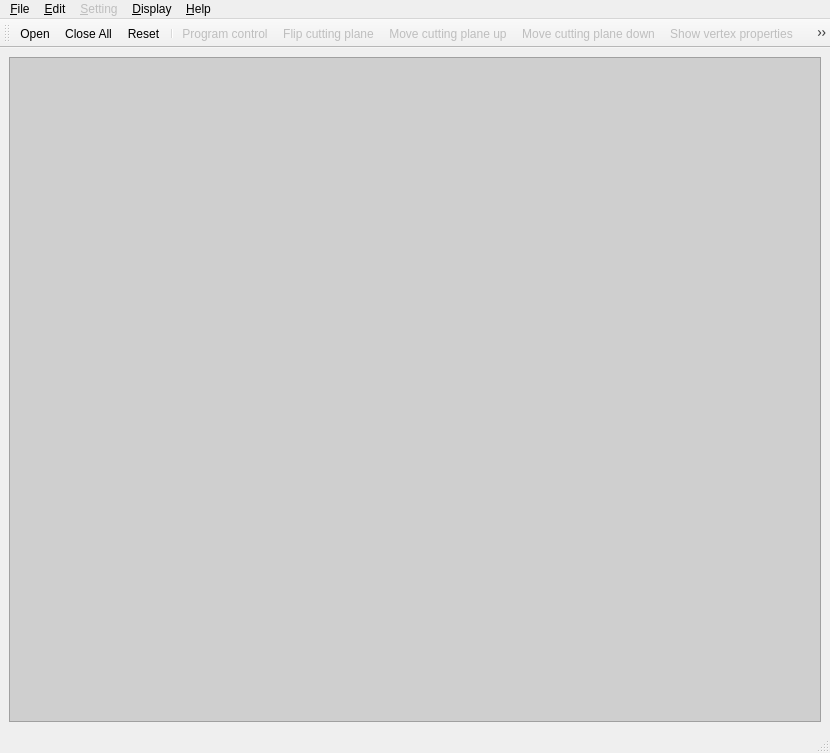
<?xml version="1.0" encoding="UTF-8"?>
<ui version="4.0">
 <class>MainWindow</class>
 <widget class="QMainWindow" name="MainWindow">
  <property name="geometry">
   <rect>
    <x>0</x>
    <y>0</y>
    <width>830</width>
    <height>753</height>
   </rect>
  </property>
  <property name="sizePolicy">
   <sizepolicy hsizetype="Preferred" vsizetype="Expanding">
    <horstretch>0</horstretch>
    <verstretch>0</verstretch>
   </sizepolicy>
  </property>
  <property name="windowTitle">
   <string>MainWindow</string>
  </property>
  <property name="styleSheet">
   <string notr="true"/>
  </property>
  <widget class="QWidget" name="centralwidget">
   <property name="sizePolicy">
    <sizepolicy hsizetype="Expanding" vsizetype="Expanding">
     <horstretch>0</horstretch>
     <verstretch>0</verstretch>
    </sizepolicy>
   </property>
   <layout class="QHBoxLayout" name="horizontalLayout">
    <item>
     <widget class="SW::GLViewer" name="gv">
      <property name="styleSheet">
       <string notr="true">QFrame{
background:rgb(207, 207, 207)
}</string>
      </property>
      <property name="frameShape">
       <enum>QFrame::StyledPanel</enum>
      </property>
      <property name="frameShadow">
       <enum>QFrame::Raised</enum>
      </property>
     </widget>
    </item>
   </layout>
  </widget>
  <widget class="QMenuBar" name="menubar">
   <property name="geometry">
    <rect>
     <x>0</x>
     <y>0</y>
     <width>830</width>
     <height>25</height>
    </rect>
   </property>
   <widget class="QMenu" name="fileMenu">
    <property name="title">
     <string>&amp;File</string>
    </property>
    <addaction name="actionOpen"/>
    <addaction name="separator"/>
    <addaction name="actionCloseAll"/>
   </widget>
   <widget class="QMenu" name="editMenu">
    <property name="title">
     <string>&amp;Edit</string>
    </property>
    <addaction name="actionLaplacianDeformation"/>
    <addaction name="actionToothSegmentations"/>
    <addaction name="actionBooleanOperation"/>
    <addaction name="separator"/>
    <addaction name="actionIntersection"/>
    <addaction name="actionDifference"/>
    <addaction name="actionUnion_2"/>
    <addaction name="separator"/>
    <addaction name="actionSelectPoints"/>
    <addaction name="actionDoDeformation"/>
   </widget>
   <widget class="QMenu" name="settingMenu">
    <property name="enabled">
     <bool>false</bool>
    </property>
    <property name="title">
     <string>&amp;Setting</string>
    </property>
   </widget>
   <widget class="QMenu" name="displayMenu">
    <property name="title">
     <string>&amp;Display</string>
    </property>
    <addaction name="actionDisplayVertices"/>
    <addaction name="actionDisplayWireFrame"/>
    <addaction name="actionDisplayFlatLine"/>
   </widget>
   <widget class="QMenu" name="helpMenu">
    <property name="title">
     <string>&amp;Help</string>
    </property>
    <addaction name="actionToothSegmentationTour"/>
   </widget>
   <addaction name="fileMenu"/>
   <addaction name="editMenu"/>
   <addaction name="settingMenu"/>
   <addaction name="displayMenu"/>
   <addaction name="helpMenu"/>
  </widget>
  <widget class="QStatusBar" name="statusbar"/>
  <widget class="QToolBar" name="toolBar">
   <property name="enabled">
    <bool>true</bool>
   </property>
   <property name="windowTitle">
    <string>toolBar</string>
   </property>
   <property name="statusTip">
    <string/>
   </property>
   <property name="styleSheet">
    <string notr="true">QMainWindow{
background: rgb(95, 95, 95);
}</string>
   </property>
   <attribute name="toolBarArea">
    <enum>TopToolBarArea</enum>
   </attribute>
   <attribute name="toolBarBreak">
    <bool>false</bool>
   </attribute>
   <addaction name="actionOpen"/>
   <addaction name="actionCloseAll"/>
   <addaction name="actionReset"/>
   <addaction name="separator"/>
   <addaction name="actionToothSegmentationProgramControl"/>
   <addaction name="actionToothSegmentationAutomaticCuttingOfGingivaFlipCuttingPlane"/>
   <addaction name="actionToothSegmentationAutomaticCuttingOfGingivaMoveCuttingPlaneUp"/>
   <addaction name="actionToothSegmentationAutomaticCuttingOfGingivaMoveCuttingPlaneDown"/>
   <addaction name="actionToothSegmentationManuallyShowVertexProperties"/>
   <addaction name="actionToothSegmentationManuallyAddBoundaryVertex"/>
   <addaction name="actionToothSegmentationManuallyDeleteBoundaryVertex"/>
   <addaction name="actionToothSegmentationManuallyDeleteErrorToothRegion"/>
   <addaction name="actionToothSegmentationManuallyDeleteErrorContourSection"/>
   <addaction name="separator"/>
   <addaction name="actionIntersection"/>
   <addaction name="actionUnion_2"/>
   <addaction name="actionDifference"/>
   <addaction name="separator"/>
   <addaction name="actionSelectPoints"/>
   <addaction name="actionDoDeformation"/>
  </widget>
  <action name="fileOpenAction">
   <property name="icon">
    <iconset resource="../resource/ToothSegmentation.qrc">
     <normaloff>:/toolbar/ToothSegmentation/image/ccOpen.png</normaloff>:/toolbar/ToothSegmentation/image/ccOpen.png</iconset>
   </property>
   <property name="text">
    <string>Load Point Cloud From PLY</string>
   </property>
   <property name="toolTip">
    <string>Open a PLY file to Load point cloud.</string>
   </property>
   <property name="statusTip">
    <string>Load point cloud from PLY file</string>
   </property>
   <property name="shortcut">
    <string>Ctrl+O</string>
   </property>
  </action>
  <action name="fileSaveAction">
   <property name="icon">
    <iconset>
     <normaloff>:/filesave</normaloff>:/filesave</iconset>
   </property>
   <property name="text">
    <string>Save</string>
   </property>
   <property name="toolTip">
    <string>Save a PLY file</string>
   </property>
   <property name="statusTip">
    <string>Save the current point cloud in the scene.</string>
   </property>
   <property name="shortcut">
    <string>Shift+S</string>
   </property>
  </action>
  <action name="fileSaveAsAction">
   <property name="text">
    <string>Save As</string>
   </property>
  </action>
  <action name="exitAction">
   <property name="text">
    <string>Exit</string>
   </property>
   <property name="shortcut">
    <string>Ctrl+Q</string>
   </property>
  </action>
  <action name="selectPointsAction">
   <property name="checkable">
    <bool>true</bool>
   </property>
   <property name="icon">
    <iconset>
     <normaloff>:/pointsSlection.png</normaloff>:/pointsSlection.png</iconset>
   </property>
   <property name="text">
    <string>Select Points</string>
   </property>
   <property name="statusTip">
    <string>Start selecting points by press the left button and draw a rectangle.</string>
   </property>
   <property name="shortcut">
    <string>Ctrl+Shift+S</string>
   </property>
  </action>
  <action name="setBackGroundAction">
   <property name="text">
    <string>BackGround Color</string>
   </property>
   <property name="toolTip">
    <string>set BackGround Color</string>
   </property>
  </action>
  <action name="helpAboutAction">
   <property name="text">
    <string>About</string>
   </property>
  </action>
  <action name="resetAction">
   <property name="text">
    <string>Reset</string>
   </property>
  </action>
  <action name="extractPlaneBoundaryAction">
   <property name="checkable">
    <bool>true</bool>
   </property>
   <property name="icon">
    <iconset>
     <normaloff>:/boundaryExtraction.png</normaloff>:/boundaryExtraction.png</iconset>
   </property>
   <property name="text">
    <string>Extract Boundary</string>
   </property>
   <property name="statusTip">
    <string>Extract </string>
   </property>
  </action>
  <action name="displayAllPlanesAction">
   <property name="icon">
    <iconset>
     <normaloff>:/showALLPlanes.png</normaloff>:/showALLPlanes.png</iconset>
   </property>
   <property name="text">
    <string>Display All Planes Points</string>
   </property>
   <property name="statusTip">
    <string>Display all the planes.</string>
   </property>
  </action>
  <action name="displaySinglePlaneAction">
   <property name="icon">
    <iconset>
     <normaloff>:/showSinglePlane.png</normaloff>:/showSinglePlane.png</iconset>
   </property>
   <property name="text">
    <string>Display Single Plane Points</string>
   </property>
   <property name="statusTip">
    <string>Display single plane.</string>
   </property>
  </action>
  <action name="displayAllPolygonsAction">
   <property name="icon">
    <iconset>
     <normaloff>:/showAllPolygons.png</normaloff>:/showAllPolygons.png</iconset>
   </property>
   <property name="text">
    <string>Display All Polygons</string>
   </property>
   <property name="statusTip">
    <string>Display all Polygons.</string>
   </property>
  </action>
  <action name="displaySinglePolygonAction">
   <property name="icon">
    <iconset>
     <normaloff>:/showSinglePolygon.png</normaloff>:/showSinglePolygon.png</iconset>
   </property>
   <property name="text">
    <string>Display  Single Polygon</string>
   </property>
  </action>
  <action name="displayPointCloudAction">
   <property name="checkable">
    <bool>true</bool>
   </property>
   <property name="checked">
    <bool>true</bool>
   </property>
   <property name="icon">
    <iconset>
     <normaloff>:/MeshLive1.xpm</normaloff>:/MeshLive1.xpm</iconset>
   </property>
   <property name="text">
    <string>Display Point Cloud</string>
   </property>
  </action>
  <action name="exportOFFFileAction">
   <property name="text">
    <string>Export OFF File</string>
   </property>
   <property name="statusTip">
    <string>Not implemented!</string>
   </property>
  </action>
  <action name="delaunary_TriangulationAction">
   <property name="icon">
    <iconset>
     <normaloff>:/flat.png</normaloff>:/flat.png</iconset>
   </property>
   <property name="text">
    <string>Delaunary Triangulation</string>
   </property>
  </action>
  <action name="displayDelaunaryTriangulationAction">
   <property name="checkable">
    <bool>true</bool>
   </property>
   <property name="checked">
    <bool>false</bool>
   </property>
   <property name="icon">
    <iconset>
     <normaloff>:/empty_sphere.jpeg</normaloff>:/empty_sphere.jpeg</iconset>
   </property>
   <property name="text">
    <string>Display All Plane Delaunary Triangulation</string>
   </property>
   <property name="statusTip">
    <string>Display Delaunary Triangulation</string>
   </property>
   <property name="whatsThis">
    <string>Seleting Points</string>
   </property>
  </action>
  <action name="texture_MappingAction">
   <property name="icon">
    <iconset>
     <normaloff>:/textureMapping.png</normaloff>:/textureMapping.png</iconset>
   </property>
   <property name="text">
    <string>Texture&amp;Mapping</string>
   </property>
   <property name="statusTip">
    <string>Texture Mapping</string>
   </property>
  </action>
  <action name="loadImageAction">
   <property name="text">
    <string>Load Images</string>
   </property>
   <property name="statusTip">
    <string>Load texture images</string>
   </property>
  </action>
  <action name="loadProjectionMatrixAction">
   <property name="text">
    <string>Load Projection Matrix</string>
   </property>
   <property name="statusTip">
    <string>Load camera projection matrix</string>
   </property>
  </action>
  <action name="displayPolygonOnImageAction">
   <property name="checkable">
    <bool>true</bool>
   </property>
   <property name="icon">
    <iconset>
     <normaloff>:/show_facet.jpeg</normaloff>:/show_facet.jpeg</iconset>
   </property>
   <property name="text">
    <string>Display Polygon on Image</string>
   </property>
   <property name="statusTip">
    <string>Polygons projection on image. (Region in cyan rectangle is the valid texture region.)</string>
   </property>
  </action>
  <action name="triangulationBrokenAction">
   <property name="icon">
    <iconset>
     <normaloff>:/triangulation_devide.png</normaloff>:/triangulation_devide.png</iconset>
   </property>
   <property name="text">
    <string>Triangulation Broken</string>
   </property>
   <property name="whatsThis">
    <string>Action to broke a large triangulation in to some small ones</string>
   </property>
  </action>
  <action name="displayAxisAction">
   <property name="checkable">
    <bool>true</bool>
   </property>
   <property name="checked">
    <bool>true</bool>
   </property>
   <property name="icon">
    <iconset>
     <normaloff>:/axis.png</normaloff>:/axis.png</iconset>
   </property>
   <property name="text">
    <string>Display World Axis</string>
   </property>
  </action>
  <action name="displayGridAction">
   <property name="checkable">
    <bool>true</bool>
   </property>
   <property name="checked">
    <bool>false</bool>
   </property>
   <property name="icon">
    <iconset>
     <normaloff>:/grid.png</normaloff>:/grid.png</iconset>
   </property>
   <property name="text">
    <string>Display Grid in the XZ Plane</string>
   </property>
  </action>
  <action name="attitudeAdjustmentAction">
   <property name="checkable">
    <bool>true</bool>
   </property>
   <property name="icon">
    <iconset>
     <normaloff>:/qtlogo.xpm</normaloff>:/qtlogo.xpm</iconset>
   </property>
   <property name="text">
    <string>Attitude Adjustment</string>
   </property>
  </action>
  <action name="exportProjectionMatrixFileAction">
   <property name="text">
    <string>Export Projection Matrix File</string>
   </property>
  </action>
  <action name="structureOptimizationAction">
   <property name="checkable">
    <bool>true</bool>
   </property>
   <property name="icon">
    <iconset>
     <normaloff>:/structureOptimization.png</normaloff>:/structureOptimization.png</iconset>
   </property>
   <property name="text">
    <string>structureOptimization</string>
   </property>
  </action>
  <action name="InconsistentDetectionAction">
   <property name="checkable">
    <bool>true</bool>
   </property>
   <property name="text">
    <string>Inconsistent Region Detection</string>
   </property>
  </action>
  <action name="RANSACFittingPlanesAction">
   <property name="icon">
    <iconset>
     <normaloff>:/项目18.ico</normaloff>:/项目18.ico</iconset>
   </property>
   <property name="text">
    <string>RANSAC Fitting Planes</string>
   </property>
  </action>
  <action name="ExportPlaneInfromationAction">
   <property name="text">
    <string>Export Plane Infromation</string>
   </property>
  </action>
  <action name="LoadPlaneInformationAction">
   <property name="text">
    <string>Load Plane Information</string>
   </property>
  </action>
  <action name="TestPhotoConsistencyAction">
   <property name="icon">
    <iconset>
     <normaloff>:/preferences.jpeg</normaloff>:/preferences.jpeg</iconset>
   </property>
   <property name="text">
    <string>TestPhotoConsistency</string>
   </property>
   <property name="toolTip">
    <string>TestPhotoConsistency</string>
   </property>
  </action>
  <action name="LoadVisibilityAction">
   <property name="text">
    <string>Load Visibility</string>
   </property>
  </action>
  <action name="LoadCameraInformationAction">
   <property name="text">
    <string>Load Camera Information</string>
   </property>
  </action>
  <action name="ExportCameraInformationAction">
   <property name="text">
    <string>Export Camera Information</string>
   </property>
  </action>
  <action name="loadPointCloudFromXMLAction">
   <property name="text">
    <string>Load Point Cloud From XML</string>
   </property>
  </action>
  <action name="savePointCloudAsXMLAction">
   <property name="text">
    <string>Save Point Cloud As XML</string>
   </property>
  </action>
  <action name="displayCamrerasAction">
   <property name="checkable">
    <bool>true</bool>
   </property>
   <property name="checked">
    <bool>false</bool>
   </property>
   <property name="text">
    <string>Display Camreras</string>
   </property>
  </action>
  <action name="floorPlanReconstructionAction">
   <property name="checkable">
    <bool>true</bool>
   </property>
   <property name="text">
    <string>Floor Plan Reconstruction</string>
   </property>
  </action>
  <action name="SuperPixelsAction">
   <property name="text">
    <string>SuperPixels</string>
   </property>
  </action>
  <action name="loadModelAction">
   <property name="text">
    <string>Load Model From OFF</string>
   </property>
  </action>
  <action name="saveModelAction">
   <property name="text">
    <string>Save Model As</string>
   </property>
  </action>
  <action name="displaySinglePlaneDTsAction">
   <property name="checkable">
    <bool>true</bool>
   </property>
   <property name="text">
    <string>Display Single Plane Delaunary Triangulation</string>
   </property>
  </action>
  <action name="displayModelResultsAction">
   <property name="checkable">
    <bool>true</bool>
   </property>
   <property name="text">
    <string>Display Model Results</string>
   </property>
  </action>
  <action name="actionDisplay_Texture_Model">
   <property name="checkable">
    <bool>true</bool>
   </property>
   <property name="text">
    <string>Display Texture Model</string>
   </property>
  </action>
  <action name="actionLoad_Texure_Model">
   <property name="text">
    <string>Load Texure Model</string>
   </property>
  </action>
  <action name="actionSave_Texture_Model">
   <property name="text">
    <string>Save Texture Model</string>
   </property>
  </action>
  <action name="actionOpen">
   <property name="icon">
    <iconset resource="../resource/ToothSegmentation.qrc">
     <normaloff>:/toolbar/ToothSegmentation/image/ccOpen.png</normaloff>:/toolbar/ToothSegmentation/image/ccOpen.png</iconset>
   </property>
   <property name="text">
    <string>Open</string>
   </property>
  </action>
  <action name="actionLaplacianDeformation">
   <property name="checkable">
    <bool>true</bool>
   </property>
   <property name="text">
    <string>Laplacian Deformation</string>
   </property>
  </action>
  <action name="actionDisplayVertices">
   <property name="text">
    <string>Vertices</string>
   </property>
  </action>
  <action name="actionDisplayWireFrame">
   <property name="text">
    <string>WireFrame</string>
   </property>
  </action>
  <action name="actionDisplayFlatLine">
   <property name="text">
    <string>FlatLine</string>
   </property>
  </action>
  <action name="actionCloseAll">
   <property name="icon">
    <iconset resource="../resource/ToothSegmentation.qrc">
     <normaloff>:/toolbar/ToothSegmentation/image/ccDelete.png</normaloff>:/toolbar/ToothSegmentation/image/ccDelete.png</iconset>
   </property>
   <property name="text">
    <string>Close All</string>
   </property>
  </action>
  <action name="actionToothSegmentationIdentifyPotentialToothBoundary">
   <property name="text">
    <string>Identify potential tooth boundary</string>
   </property>
  </action>
  <action name="actionToothSegmentationAutomaticCuttingOfGingiva">
   <property name="text">
    <string>Automatic cutting of gingiva</string>
   </property>
  </action>
  <action name="actionToothSegmentationBoundarySkeletonExtraction">
   <property name="text">
    <string>Boundary skeleton extraction</string>
   </property>
  </action>
  <action name="actionToothSegmentationRefineToothBoundary">
   <property name="text">
    <string>Refine tooth boundary</string>
   </property>
  </action>
  <action name="actionToothSegmentationFindCuttingPoints">
   <property name="text">
    <string>Find cutting points</string>
   </property>
  </action>
  <action name="actionToothSegmentationAutomaticCuttingOfGingivaFlipCuttingPlane">
   <property name="enabled">
    <bool>false</bool>
   </property>
   <property name="icon">
    <iconset resource="../resource/ToothSegmentation.qrc">
     <normaloff>:/toolbar/ToothSegmentation/image/toolbar_flip_cutting_plane.png</normaloff>:/toolbar/ToothSegmentation/image/toolbar_flip_cutting_plane.png</iconset>
   </property>
   <property name="text">
    <string>Flip cutting plane</string>
   </property>
  </action>
  <action name="actionToothSegmentationAutomaticCuttingOfGingivaMoveCuttingPlaneUp">
   <property name="enabled">
    <bool>false</bool>
   </property>
   <property name="icon">
    <iconset resource="../resource/ToothSegmentation.qrc">
     <normaloff>:/toolbar/ToothSegmentation/image/toolbar_move_cutting_plane_up.png</normaloff>:/toolbar/ToothSegmentation/image/toolbar_move_cutting_plane_up.png</iconset>
   </property>
   <property name="text">
    <string>Move cutting plane up</string>
   </property>
  </action>
  <action name="actionToothSegmentationAutomaticCuttingOfGingivaMoveCuttingPlaneDown">
   <property name="enabled">
    <bool>false</bool>
   </property>
   <property name="icon">
    <iconset resource="../resource/ToothSegmentation.qrc">
     <normaloff>:/toolbar/ToothSegmentation/image/toolbar_move_cutting_plane_down.png</normaloff>:/toolbar/ToothSegmentation/image/toolbar_move_cutting_plane_down.png</iconset>
   </property>
   <property name="text">
    <string>Move cutting plane down</string>
   </property>
  </action>
  <action name="actionToothSegmentationManuallyAddBoundaryVertex">
   <property name="checkable">
    <bool>true</bool>
   </property>
   <property name="enabled">
    <bool>false</bool>
   </property>
   <property name="icon">
    <iconset resource="../resource/ToothSegmentation.qrc">
     <normaloff>:/toolbar/ToothSegmentation/image/toolbar_add_boundary_vertex.png</normaloff>:/toolbar/ToothSegmentation/image/toolbar_add_boundary_vertex.png</iconset>
   </property>
   <property name="text">
    <string>Add boundary vertex</string>
   </property>
  </action>
  <action name="actionToothSegmentationManuallyDeleteBoundaryVertex">
   <property name="checkable">
    <bool>true</bool>
   </property>
   <property name="enabled">
    <bool>false</bool>
   </property>
   <property name="icon">
    <iconset resource="../resource/ToothSegmentation.qrc">
     <normaloff>:/toolbar/ToothSegmentation/image/toolbar_delete_boundary_vertex.png</normaloff>:/toolbar/ToothSegmentation/image/toolbar_delete_boundary_vertex.png</iconset>
   </property>
   <property name="text">
    <string>Delete boundary vertex</string>
   </property>
  </action>
  <action name="actionToothSegmentationManuallyShowVertexProperties">
   <property name="checkable">
    <bool>true</bool>
   </property>
   <property name="checked">
    <bool>false</bool>
   </property>
   <property name="enabled">
    <bool>false</bool>
   </property>
   <property name="icon">
    <iconset resource="../resource/ToothSegmentation.qrc">
     <normaloff>:/toolbar/ToothSegmentation/image/toolbar_show_vertex_properties.png</normaloff>:/toolbar/ToothSegmentation/image/toolbar_show_vertex_properties.png</iconset>
   </property>
   <property name="text">
    <string>Show vertex properties</string>
   </property>
  </action>
  <action name="actionToothSegmentationManuallyDeleteErrorToothRegion">
   <property name="checkable">
    <bool>true</bool>
   </property>
   <property name="enabled">
    <bool>false</bool>
   </property>
   <property name="icon">
    <iconset resource="../resource/ToothSegmentation.qrc">
     <normaloff>:/toolbar/ToothSegmentation/image/toolbar_delete_error_tooth_region.png</normaloff>:/toolbar/ToothSegmentation/image/toolbar_delete_error_tooth_region.png</iconset>
   </property>
   <property name="text">
    <string>Delete error tooth region</string>
   </property>
  </action>
  <action name="actionToothSegmentationManuallyDeleteErrorContourSection">
   <property name="checkable">
    <bool>true</bool>
   </property>
   <property name="enabled">
    <bool>false</bool>
   </property>
   <property name="icon">
    <iconset resource="../resource/ToothSegmentation.qrc">
     <normaloff>:/toolbar/ToothSegmentation/image/toolbar_delete_error_contour_section.png</normaloff>:/toolbar/ToothSegmentation/image/toolbar_delete_error_contour_section.png</iconset>
   </property>
   <property name="text">
    <string>Delete error contour section</string>
   </property>
  </action>
  <action name="actionToothSegmentationEnableManualOperation">
   <property name="checkable">
    <bool>true</bool>
   </property>
   <property name="checked">
    <bool>false</bool>
   </property>
   <property name="enabled">
    <bool>false</bool>
   </property>
   <property name="icon">
    <iconset resource="../resource/ToothSegmentation.qrc">
     <normaloff>:/toolbar/ToothSegmentation/image/toolbar_enable_manual_operation_normal.png</normaloff>
     <normalon>:/toolbar/ToothSegmentation/image/toolbar_enable_manual_operation_checked.png</normalon>:/toolbar/ToothSegmentation/image/toolbar_enable_manual_operation_normal.png</iconset>
   </property>
   <property name="text">
    <string>Enable manual operation</string>
   </property>
   <property name="toolTip">
    <string>Enable manual operation</string>
   </property>
  </action>
  <action name="actionToothSegmentationProgramControl">
   <property name="enabled">
    <bool>false</bool>
   </property>
   <property name="icon">
    <iconset resource="../resource/ToothSegmentation.qrc">
     <normaloff>:/toolbar/ToothSegmentation/image/toolbar_program_control_start.png</normaloff>:/toolbar/ToothSegmentation/image/toolbar_program_control_start.png</iconset>
   </property>
   <property name="text">
    <string>Program control</string>
   </property>
  </action>
  <action name="actionToothSegmentationTour">
   <property name="text">
    <string>Tooth Segmentation Tour</string>
   </property>
  </action>
  <action name="actionIntersection">
   <property name="enabled">
    <bool>false</bool>
   </property>
   <property name="icon">
    <iconset resource="../resource/ToothSegmentation.qrc">
     <normaloff>:/toolbar/ToothSegmentation/image/jiao.png</normaloff>:/toolbar/ToothSegmentation/image/jiao.png</iconset>
   </property>
   <property name="text">
    <string>Intersection</string>
   </property>
  </action>
  <action name="actionUnion_2">
   <property name="enabled">
    <bool>false</bool>
   </property>
   <property name="icon">
    <iconset resource="../resource/ToothSegmentation.qrc">
     <normaloff>:/toolbar/ToothSegmentation/image/bing.png</normaloff>:/toolbar/ToothSegmentation/image/bing.png</iconset>
   </property>
   <property name="text">
    <string>Union</string>
   </property>
  </action>
  <action name="actionDifference">
   <property name="enabled">
    <bool>false</bool>
   </property>
   <property name="icon">
    <iconset resource="../resource/ToothSegmentation.qrc">
     <normaloff>:/toolbar/ToothSegmentation/image/cha.png</normaloff>:/toolbar/ToothSegmentation/image/cha.png</iconset>
   </property>
   <property name="text">
    <string>Difference</string>
   </property>
  </action>
  <action name="actionToothSegmentations">
   <property name="checkable">
    <bool>true</bool>
   </property>
   <property name="text">
    <string>Tooth Segmentation</string>
   </property>
  </action>
  <action name="actionSelectPoints">
   <property name="checkable">
    <bool>true</bool>
   </property>
   <property name="enabled">
    <bool>false</bool>
   </property>
   <property name="icon">
    <iconset resource="../resource/ToothSegmentation.qrc">
     <normaloff>:/toolbar/ToothSegmentation/image/selectpoint.png</normaloff>:/toolbar/ToothSegmentation/image/selectpoint.png</iconset>
   </property>
   <property name="text">
    <string>Select Points</string>
   </property>
  </action>
  <action name="actionDoDeformation">
   <property name="checkable">
    <bool>true</bool>
   </property>
   <property name="enabled">
    <bool>false</bool>
   </property>
   <property name="icon">
    <iconset resource="../resource/ToothSegmentation.qrc">
     <normaloff>:/toolbar/ToothSegmentation/image/movePoint.png</normaloff>:/toolbar/ToothSegmentation/image/movePoint.png</iconset>
   </property>
   <property name="text">
    <string>Do Deformation</string>
   </property>
  </action>
  <action name="actionBooleanOperation">
   <property name="checkable">
    <bool>true</bool>
   </property>
   <property name="text">
    <string>Boolean Operation</string>
   </property>
  </action>
  <action name="actionReset">
   <property name="enabled">
    <bool>true</bool>
   </property>
   <property name="icon">
    <iconset resource="../resource/ToothSegmentation.qrc">
     <normaloff>:/toolbar/ToothSegmentation/image/reset.png</normaloff>:/toolbar/ToothSegmentation/image/reset.png</iconset>
   </property>
   <property name="text">
    <string>Reset</string>
   </property>
  </action>
 </widget>
 <customwidgets>
  <customwidget>
   <class>SW::GLViewer</class>
   <extends>QFrame</extends>
   <header location="global">include/GLViewer.h</header>
   <container>1</container>
  </customwidget>
 </customwidgets>
 <resources>
  <include location="../resource/ToothSegmentation.qrc"/>
 </resources>
 <connections/>
</ui>
